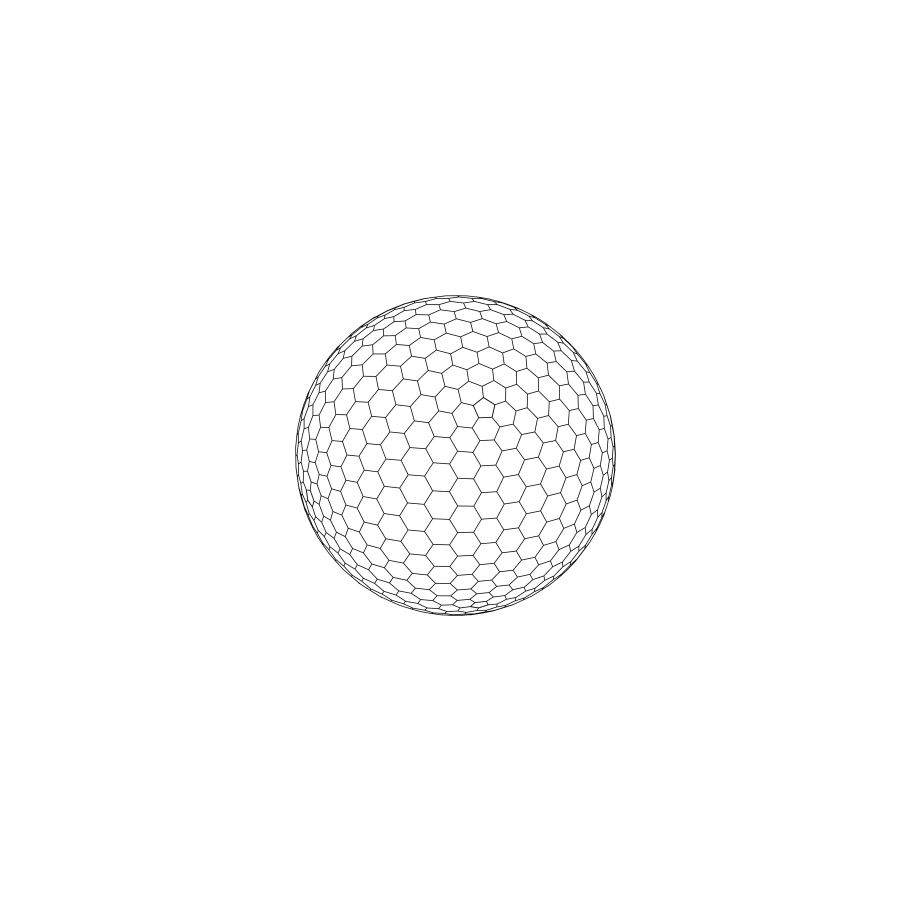
#> input picture app/design/splash-board-source.png, 2732 x 2732 px (shown at 1/3 size)
$ python generate-icon.py --source ../design/splash-board-source.png
#> lines starting #> are read from the running program, lines starting #| are printed output that depends on the picture
#!/usr/bin/env python3
"""Build native icons from the game and mirror the committed splash to Android.

The icon is the game, not an illustration of it: this drives the real sphere in
headless Chrome (Glow theme on near-black), crops to the sphere itself, and
writes both native platforms' icon slots. The designed iOS splash is preserved
unless --replace-splash is explicit; Android receives aspect-fill variants of it.

Usage:
    python3 scripts/generate-icon.py [--source path/to/render.png]

With no --source it renders the sphere game from the shipped payload, so the
icon is the real board — partly played — rather than an illustration of it.
Requires Chrome and Pillow.
"""

from __future__ import annotations

import argparse
import subprocess
import sys
import tempfile
from pathlib import Path

from PIL import Image, ImageChops, ImageOps

REPO = Path(__file__).resolve().parents[1]
ICON_SET = REPO / "ios/App/App/Assets.xcassets/AppIcon.appiconset"
SPLASH_SET = REPO / "ios/App/App/Assets.xcassets/Splash.imageset"
ANDROID_RES = REPO / "android/app/src/main/res"

CHROME = "/Applications/Google Chrome.app/Contents/MacOS/Google Chrome"
BACKDROP = (7, 8, 12)  # matches the render backdrop and LaunchScreen storyboard

# Filenames are fixed by Contents.json; only the pixel size varies per slot.
SPLASH_SLOTS = [("splash-2732x2732-2.png", 2732), ("splash-2732x2732-1.png", 5464), ("splash-2732x2732.png", 8196)]
ANDROID_ICON_SIZES = {"mdpi": 48, "hdpi": 72, "xhdpi": 96, "xxhdpi": 144, "xxxhdpi": 192}

# Glow renders its luminous centres on *cleared* cells, so the board has to be
# played before it looks like anything. Open every safe cell: the icon is then
# a fully-lit sphere rather than a plain grey shell.
RENDER_HARNESS = """
<style>
  .hud-stats,.hud-actions,.hud-cluster,.legacy-hud,.customize-panel,
  .help-overlay,.help-panel,.sphere-banner,.count-style-toast,.lightbox,
  .app-back
  { display:none !important; visibility:hidden !important; }
  html,body { background:#07080c !important; }
</style>
<script>
setTimeout(function () {
  try {
    var g = window.__iconShot;
    g.setThemeIndex(6);                       // glow
    var st = g.getState();
    var cells = st.cells || [];
    // Open most of the board, not all of it: Glow only lights cleared cells, but
    // a fully-cleared sphere makes each leftover covered tile read as a blemish.
    // A partly-played board is both truer to the game and cleaner as artwork.
    var budget = Math.floor(cells.length * 0.72);
    for (var i = 0; i < cells.length && budget > 0; i++) {
      if (!cells[i].isMine && !cells[i].revealed) {
        try { g.floodFrom(i); } catch (e) {}
        budget--;
      }
    }
    document.title = 'SHOT ok';
  } catch (e) { document.title = 'SHOT_ERR ' + e.message; }
}, 1200);
</script>
"""


# [23 lines left out: function render_game, not called in this run]


def crop_to_sphere(img: Image.Image, pad_frac: float = 0.06) -> Image.Image:
    """Square-crop to the rendered sphere, keeping it centred with a little air."""
#> called with pad_frac = 0.06
    backdrop = Image.new("RGB", img.size, BACKDROP)
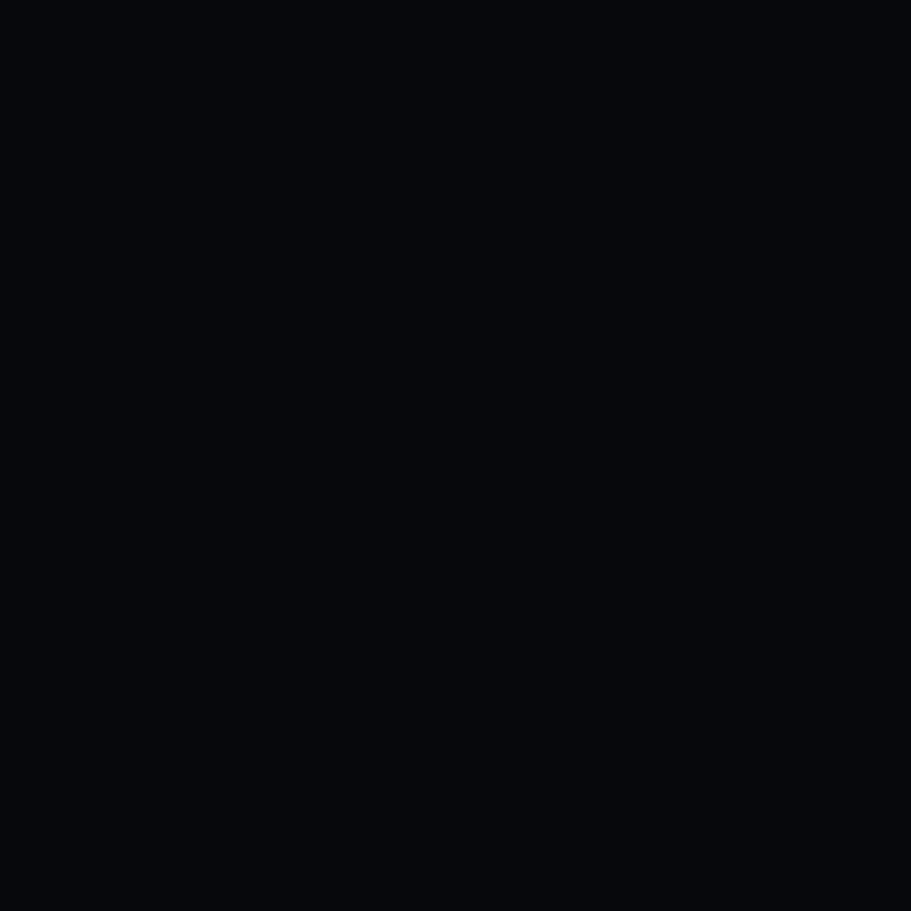
#> backdrop: PIL image 2732x2732 RGB (shown at 1/3 size); mean R, G, B 7, 8, 12
    lit = ImageChops.difference(img.convert("RGB"), backdrop).convert("L")
    box = lit.point(lambda v: 255 if v > 10 else 0).getbbox()
#> box = (0, 0, 2732, 2732)
    if not box:
        sys.exit("generate-icon: render looks empty — sphere never drew")

    left, top, right, bottom = box
#> left = 0; top = 0; right = 2732; bottom = 2732
    cx, cy = (left + right) / 2, (top + bottom) / 2
#> cx = 1366; cy = 1366
    half = max(right - left, bottom - top) / 2 * (1 + pad_frac)
#> half = 1448
    side = min(half, cx, cy, img.width - cx, img.height - cy)
#> side = 1366
    return img.crop((round(cx - side), round(cy - side), round(cx + side), round(cy + side)))
#> returned value is the input picture: PIL image 2732x2732 RGB; min 0, max 255, mean 252.6
#| cropped sphere: 2732x2732


def write_icon(sphere: Image.Image) -> None:
    ICON_SET.mkdir(parents=True, exist_ok=True)
    # App icons are mask-cropped by iOS and may not carry alpha. Inset the
    # sphere so the rounded-rect mask trims backdrop, not the sphere's rim.
    icon = Image.new("RGB", (1024, 1024), BACKDROP)
    art = round(1024 * 0.84)
    icon.paste(sphere.resize((art, art), Image.LANCZOS), ((1024 - art) // 2, (1024 - art) // 2))
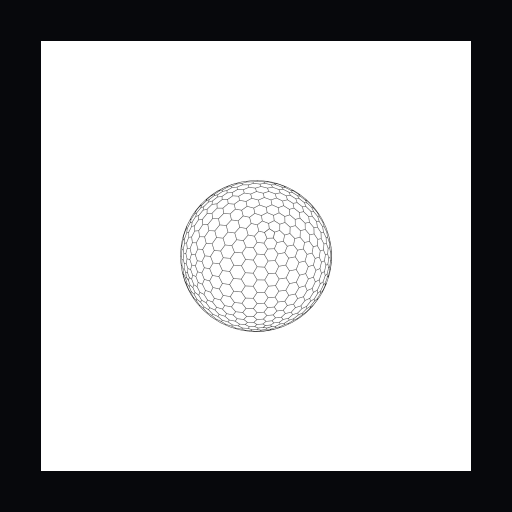
#> icon: PIL image 1024x1024 RGB (shown at 1/2 size); mean R, G, B 180.1, 180.4, 181.6
    icon.save(ICON_SET / "AppIcon-512@2x.png")
    print(f"wrote {(ICON_SET / 'AppIcon-512@2x.png').relative_to(REPO)} (1024x1024)")


# [21 lines left out: functions write_splash, _sphere_disc, not called in this run]


def write_android_assets(
    sphere: Image.Image,
    framed_icon: Image.Image | None = None,
    splash_art: Image.Image | None = None,
) -> None:
    """Write legacy/adaptive launchers and native splash bitmaps."""
    if not ANDROID_RES.is_dir():
        print("android assets skipped (android platform not present)")
        return

    for density, icon_size in ANDROID_ICON_SIZES.items():
        out = ANDROID_RES / f"mipmap-{density}"
        out.mkdir(parents=True, exist_ok=True)

        if framed_icon is not None:
            legacy = framed_icon.convert("RGB").resize((icon_size, icon_size), Image.LANCZOS)
        else:
            legacy = Image.new("RGB", (icon_size, icon_size), BACKDROP)
            art_size = round(icon_size * 0.84)
            legacy.paste(
                sphere.resize((art_size, art_size), Image.LANCZOS),
                ((icon_size - art_size) // 2, (icon_size - art_size) // 2),
            )
        legacy.save(out / "ic_launcher.png")
        legacy.save(out / "ic_launcher_round.png")

        foreground_size = round(icon_size * 2.25)  # 108dp at mdpi
        foreground = Image.new("RGBA", (foreground_size, foreground_size), (0, 0, 0, 0))
        disc_size = round(foreground_size * (0.82 if framed_icon is not None else 0.66))
        disc_source = framed_icon if framed_icon is not None else sphere
        foreground.alpha_composite(
            _sphere_disc(disc_source, disc_size),
            ((foreground_size - disc_size) // 2, (foreground_size - disc_size) // 2),
        )
        foreground.save(out / "ic_launcher_foreground.png")
        print(f"wrote Android {density} launcher assets")

    splash_paths = sorted(ANDROID_RES.glob("drawable*/splash.png"))
    for path in splash_paths:
        with Image.open(path) as existing:
            width, height = existing.size
        if splash_art is not None:
            canvas = ImageOps.fit(
                splash_art.convert("RGB"),
                (width, height),
                method=Image.LANCZOS,
                centering=(0.5, 0.5),
            )
        else:
            canvas = Image.new("RGB", (width, height), BACKDROP)
            art_size = round(min(width, height) * (0.42 if framed_icon is not None else 0.34))
            splash_source = framed_icon if framed_icon is not None else sphere
            canvas.paste(
                splash_source.convert("RGB").resize((art_size, art_size), Image.LANCZOS),
                ((width - art_size) // 2, (height - art_size) // 2),
            )
        canvas.save(path)
    print(f"wrote {len(splash_paths)} Android splash assets")


def main() -> int:
    ap = argparse.ArgumentParser(description=__doc__)
    ap.add_argument("--source", type=Path, help="Use an existing render instead of driving Chrome.")
    ap.add_argument(
        "--android-only",
        action="store_true",
        help="Generate Android assets from the committed iOS icon without rerendering the game.",
    )
    ap.add_argument(
        "--replace-splash",
        action="store_true",
        help="Replace the committed designed splash with a sphere-on-dark render.",
    )
    args = ap.parse_args()

    if args.android_only:
        icon_path = ICON_SET / "AppIcon-512@2x.png"
        if not icon_path.is_file():
            sys.exit(f"generate-icon: missing source icon {icon_path.relative_to(REPO)}")
        framed = Image.open(icon_path).convert("RGB")
        splash_path = SPLASH_SET / SPLASH_SLOTS[0][0]
        splash_art = Image.open(splash_path).convert("RGB") if splash_path.is_file() else None
        write_android_assets(framed, framed_icon=framed, splash_art=splash_art)
        return 0

    if args.source:
        render = args.source
    else:
        render = Path(tempfile.mkdtemp()) / "render.png"
        render_game(render)

    sphere = crop_to_sphere(Image.open(render).convert("RGB"))
    print(f"cropped sphere: {sphere.width}x{sphere.height}")
    write_icon(sphere)
    if args.replace_splash:
        write_splash(sphere)
    splash_path = SPLASH_SET / SPLASH_SLOTS[0][0]
    splash_art = Image.open(splash_path).convert("RGB") if splash_path.is_file() else None
    write_android_assets(sphere, splash_art=splash_art)
    return 0


if __name__ == "__main__":
    raise SystemExit(main())
#> (the program exits here)
